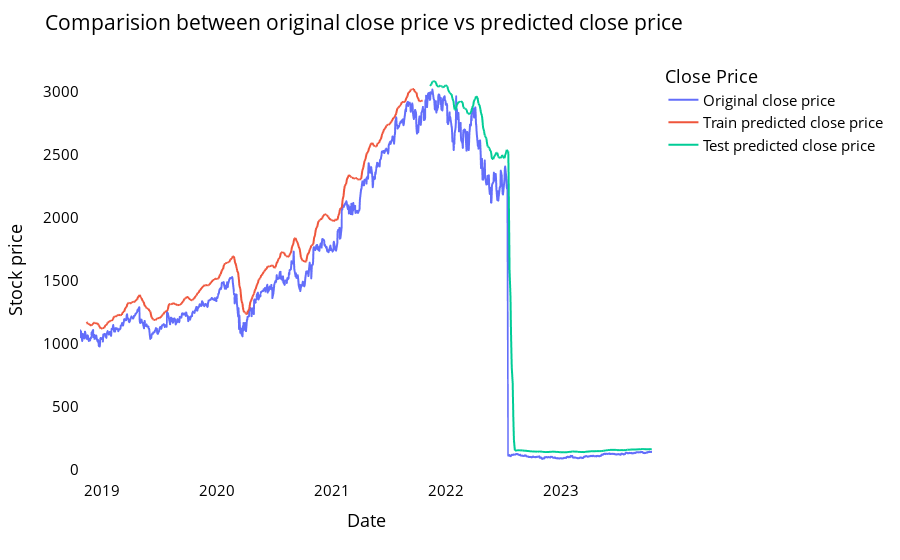

This figure's notebook cell:
### Code cell
plotdf = pd.DataFrame({'date': pred_close['date'],
                       'original_close': pred_close['close'],
                      'train_predicted_close': trainPredictPlot.reshape(1,-1)[0].tolist(),
                      'test_predicted_close': testPredictPlot.reshape(1,-1)[0].tolist()})

fig = xp.line(plotdf,x=plotdf['date'], y=[plotdf['original_close'],plotdf['train_predicted_close'],
                                          plotdf['test_predicted_close']],
              labels={'value':'Stock price','date': 'Date'})

fig.update_layout(title_text='Comparision between original close price vs predicted close price',
                  plot_bgcolor='white', font_size=15, font_color='black', legend_title_text='Close Price')
fig.for_each_trace(lambda t:  t.update(name = next(names)))

fig.update_xaxes(showgrid=False)
fig.update_yaxes(showgrid=False)
fig.show()

### Figure 1 — Plotly figure (JSON) as saved in the notebook; plotly's stock layout.template omitted (floating-point values rounded to 4 significant figures; data arrays with more than 128 entries replaced by an {"elided": "..."} marker saying what was removed)
{"data": [{"hovertemplate": "variable=original_close<br>Date=%{x}<br>Stock price=%{y}<extra></extra>", "legendgroup": "original_close", "line": {"color": "#636efa", "dash": "solid"}, "marker": {"symbol": "circle"}, "mode": "lines", "name": "Original close price", "showlegend": true, "type": "scattergl", "x": {"elided": "1257 str values"}, "xaxis": "x", "y": {"elided": "1257 float values"}, "yaxis": "y"}, {"hovertemplate": "variable=train_predicted_close<br>Date=%{x}<br>Stock price=%{y}<extra></extra>", "legendgroup": "train_predicted_close", "line": {"color": "#EF553B", "dash": "solid"}, "marker": {"symbol": "circle"}, "mode": "lines", "name": "Train predicted close price", "showlegend": true, "type": "scattergl", "x": {"elided": "1257 str values"}, "xaxis": "x", "y": {"elided": "1257 float values"}, "yaxis": "y"}, {"hovertemplate": "variable=test_predicted_close<br>Date=%{x}<br>Stock price=%{y}<extra></extra>", "legendgroup": "test_predicted_close", "line": {"color": "#00cc96", "dash": "solid"}, "marker": {"symbol": "circle"}, "mode": "lines", "name": "Test predicted close price", "showlegend": true, "type": "scattergl", "x": {"elided": "1257 str values"}, "xaxis": "x", "y": {"elided": "1257 float values"}, "yaxis": "y"}], "layout": {"font": {"color": "black", "size": 15}, "legend": {"title": {"text": "Close Price"}, "tracegroupgap": 0}, "margin": {"t": 60}, "plot_bgcolor": "white", "title": {"text": "Comparision between original close price vs predicted close price"}, "xaxis": {"anchor": "y", "domain": [0, 1], "showgrid": false, "title": {"text": "Date"}}, "yaxis": {"anchor": "x", "domain": [0, 1], "showgrid": false, "title": {"text": "Stock price"}}}}
